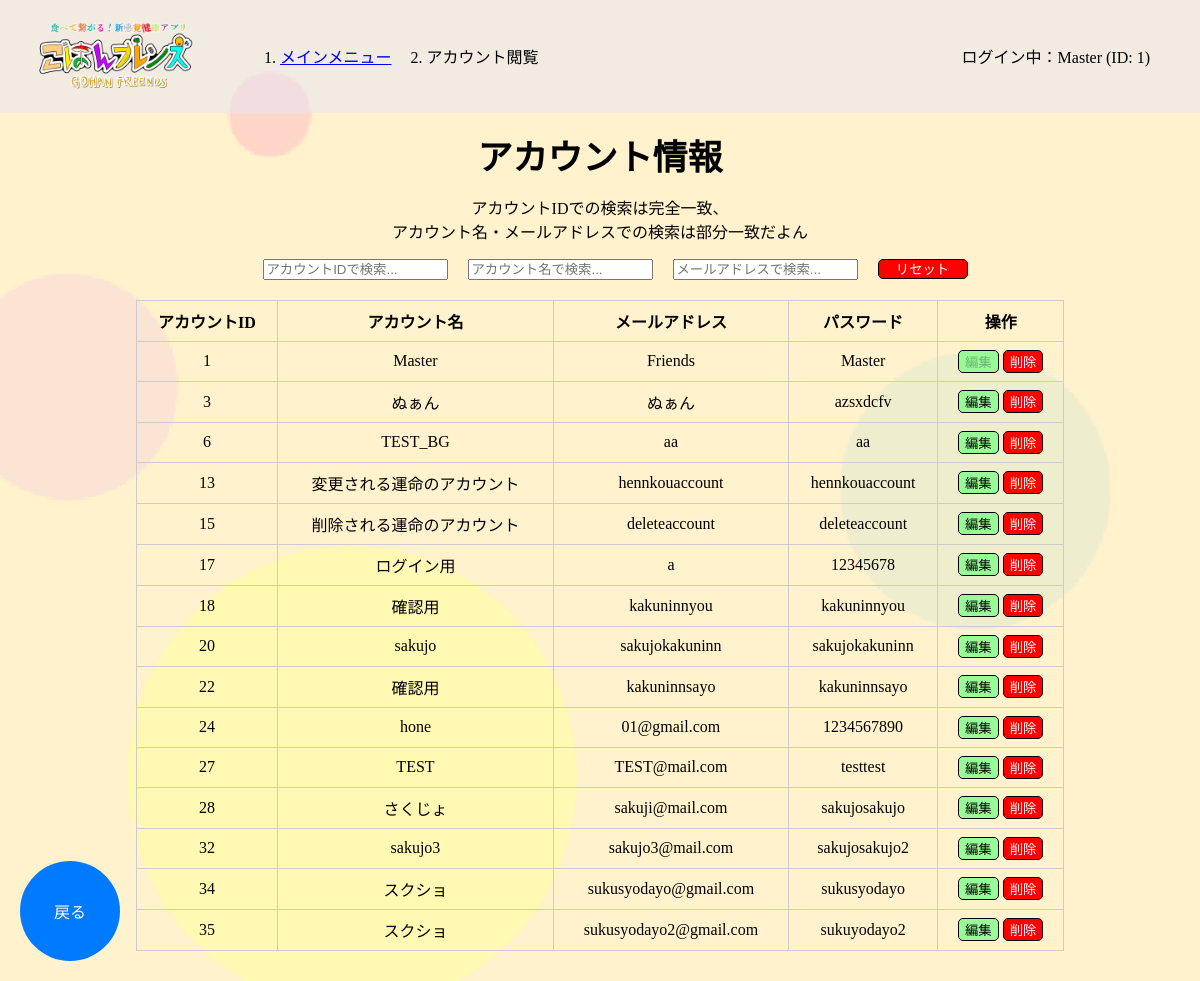
Page /master/account_look (signed in) on the committed database.
### tables this page shows
CREATE TABLE ACCOUNT (
                        ACCOUNT_ID INTEGER PRIMARY KEY AUTOINCREMENT,
                        ACCOUNT_NAME TEXT NOT NULL,
                        MAIL TEXT NOT NULL,
                        PASS TEXT NOT NULL
                    );

### app.py (the view)
@app.route('/master/account_look')
def account_look():
    if 'account_name' in session:
        conn = get_db()
        cur = conn.cursor()
        cur.execute("SELECT ACCOUNT_ID, ACCOUNT_NAME, MAIL, PASS FROM ACCOUNT")
        accounts = cur.fetchall()
        cur.close()
        conn.close()
        breadcrumbs = [
            {"name": "メインメニュー", "url": "/mainmenu/mainmenu"},
            {"name": "アカウント閲覧", "url": "/master/account_look"}
        ]
        return render_template('master/account_look.html', accounts=accounts, breadcrumbs=breadcrumbs)

### app.py (called while the page is built)
def get_db():
    conn = sqlite3.connect(DATABASE)
    return conn

@app.context_processor
def inject_account_info():
    return {
        'account_name': session.get('account_name'),
        'account_id': session.get('account_id')
    }

### templates/master/account_look.html (shortened to what this page needs)
{% extends 'base.html' %}
{% block content %}
<div class="main-contents">
    <p class="main-text">アカウント情報<br><div class="txt-center">アカウントIDでの検索は完全一致、<br>アカウント名・メールアドレスでの検索は部分一致だよん</div></p>
    <div style="display: flex; justify-content: center; align-items: center; margin-bottom: 20px;">
        <input type="text" id="searchAccountId" placeholder="アカウントIDで検索..." oninput="searchAccounts()">
        <input type="text" id="searchAccountName" placeholder="アカウント名で検索..." oninput="searchAccounts()">
        <input type="text" id="searchEmail" placeholder="メールアドレスで検索..." oninput="searchAccounts()">
        <button id="resetButton" type="button" onclick="resetSearch()" class="reset-button">リセット</button>
    </div>
    <div class="table-container">
        <table>
            <tr>
                <th>アカウントID</th>
                <th>アカウント名</th>
                <th>メールアドレス</th>
                <th>パスワード</th>
                <th>操作</th>
            </tr>
            {% for account in accounts %}
            <tr>
                <td>{{ account[0] }}</td>
                <td data-original="{{ account[1] }}">{{ account[1] }}</td>
                <td data-original="{{ account[2] }}">{{ account[2] }}</td>
                <td data-original="{{ account[3] }}">{{ account[3] }}</td>
                <td>
                    {% if account[0] == 1 %}
                    <button class="edit-button" type="button" disabled>編集</button>
                    <button class="delete-button" type="button" disabled>削除</button>
                    {% else %}
                    <button class="edit-button" type="button"
                        onclick="editRow(this.parentElement.parentElement)">編集</button>
                    <button class="delete-button" type="button"
                        onclick="showDeleteConfirmation(this.parentElement.parentElement)">削除</button>
                    {% endif %}
                </td>
            </tr>
            {% endfor %}
        </table>
    </div>
    <div class="back-button-container">
        <button id="back-button" onclick="location.href='{{ url_for('mainmenu') }}';" class="back-button">戻る</button>
    </div>
</div>
{% endblock %}

### static/css/style.css (style rules this page uses)
html, body { margin: 0; padding: 0; box-sizing: border-box; height: 100%; }
.kabegami { background-size: cover; }
.back-button-container { position: fixed; bottom: 20px; left: 20px; }
.back-button-container button { width: 100px; height: 100px; border-radius: 50%; border: none; background-color: #007BFF; color: white; font-size: 16px; display: flex; justify-content: center; align-items: center; cursor: pointer; transition: background-color 0.3s; }
.main-contents { padding-top: 70px; }
.reset-button { height:20px; width:90px; margin-left:20px; background-color:red; color:white; border-radius:5px; border: 1px solid black; line-height: 5px; text-align: center; cursor:pointer; }
.main-text { text-align: center; margin-top: -25px; margin-bottom: 15px; font-size: 35px; font-weight: bold; }
input { margin-left: 30px; }
.table-container { display: flex; justify-content: center; margin: 20px; }
table { border-collapse: collapse; width: 80%; }
.table-container table { margin-bottom: 30px; }
th, td { border: 1px solid #ccc; padding: 8px; text-align: center; }
#searchAccountName { margin-left:20px; }
#searchEmail { margin-left:20px; }
.txt-center { text-align: center; }
.edit-button { border-radius: 5px; background-color:palegreen; height:auto; min-width: auto; border: 1px solid black; display: inline-block; cursor: pointer; }
.delete-button { color:white; border-radius: 5px; background-color:red; height:auto; min-width: auto; border: 1px solid black; display: inline-block; cursor: pointer; }

### rows in the picture
ACCOUNT: ACCOUNT_ID "1", ACCOUNT_NAME "Master", MAIL "Friends", PASS "Master", shows "編集"
ACCOUNT: ACCOUNT_ID "3", ACCOUNT_NAME "ぬぁん", MAIL "ぬぁん", PASS "azsxdcfv", shows "編集"
ACCOUNT: ACCOUNT_ID "6", ACCOUNT_NAME "TEST_BG", MAIL "aa", PASS "aa", shows "編集"
ACCOUNT: ACCOUNT_ID "13", ACCOUNT_NAME "変更される運命のアカウント", MAIL "hennkouaccount", PASS "hennkouaccount", shows "編集"
ACCOUNT: ACCOUNT_ID "15", ACCOUNT_NAME "削除される運命のアカウント", MAIL "deleteaccount", PASS "deleteaccount", shows "編集"
ACCOUNT: ACCOUNT_ID "17", ACCOUNT_NAME "ログイン用", MAIL "a", PASS "12345678", shows "編集"
ACCOUNT: ACCOUNT_ID "18", ACCOUNT_NAME "確認用", MAIL "kakuninnyou", PASS "kakuninnyou", shows "編集"
ACCOUNT: ACCOUNT_ID "20", ACCOUNT_NAME "sakujo", MAIL "sakujokakuninn", PASS "sakujokakuninn", shows "編集"
ACCOUNT: ACCOUNT_ID "22", ACCOUNT_NAME "確認用", MAIL "kakuninnsayo", PASS "kakuninnsayo", shows "編集"
ACCOUNT: ACCOUNT_ID "24", ACCOUNT_NAME "hone", MAIL "01@gmail.com", PASS "1234567890", shows "編集"
ACCOUNT: ACCOUNT_ID "27", ACCOUNT_NAME "TEST", MAIL "TEST@mail.com", PASS "testtest", shows "編集"
ACCOUNT: ACCOUNT_ID "28", ACCOUNT_NAME "さくじょ", MAIL "sakuji@mail.com", PASS "sakujosakujo", shows "編集"
ACCOUNT: ACCOUNT_ID "32", ACCOUNT_NAME "sakujo3", MAIL "sakujo3@mail.com", PASS "sakujosakujo2", shows "編集"
ACCOUNT: ACCOUNT_ID "34", ACCOUNT_NAME "スクショ", MAIL "sukusyodayo@gmail.com", PASS "sukusyodayo", shows "編集"
ACCOUNT: ACCOUNT_ID "35", ACCOUNT_NAME "スクショ", MAIL "sukusyodayo2@gmail.com", PASS "sukuyodayo2", shows "編集"

### other values in the picture
{{ breadcrumb.name }} "メインメニュー"
{{ breadcrumb.name }} "アカウント閲覧"
{{ account_name }} "Master"
{{ account_id }} "1"
